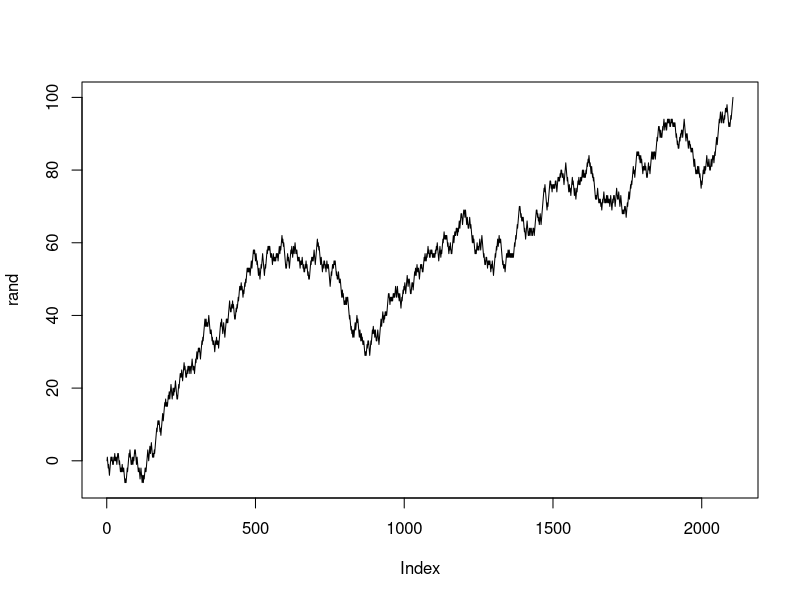
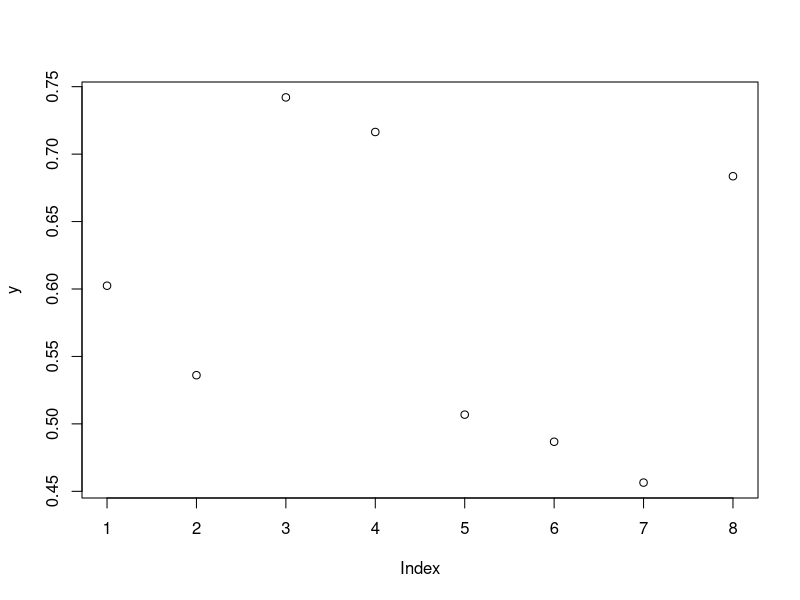
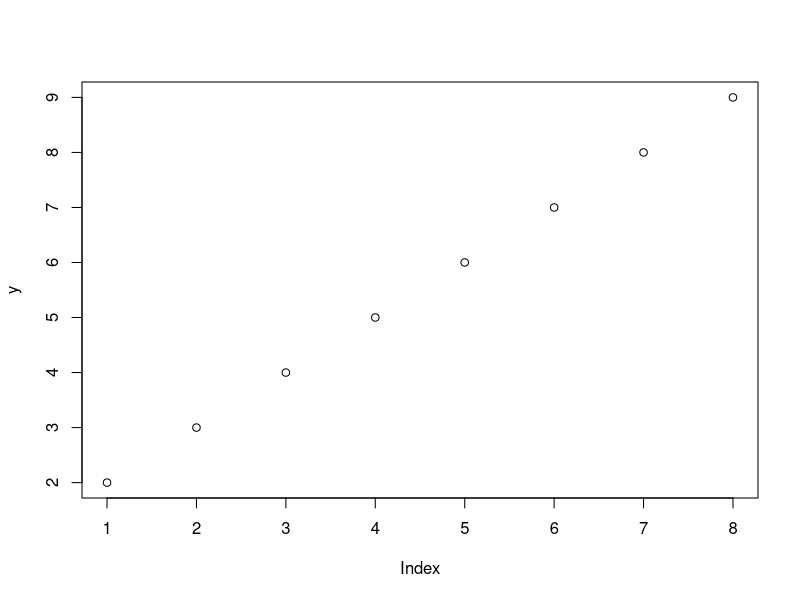

The R script that drew these images, in order: (Note: this script raises an error after producing the figures.)
#1.c
#The function takes a list as argument and outputs all the character vectors

char_in_list <- function(list) 
{
  if(length(list) == 0)
    stop("err 1: List is empty.")
  
  #Output the indices of elements in the list that are characters, then print it  
  
  printID = which(lapply(list, is.character) %in% TRUE )
  print(list[printID])
  
  
  if(length(printID) == 0)
    stop("err 2: There are no charaters in the list.")
}


b1 <- list(c("aa", "bb"), "a", "b", 1)

b <- list(c("this", "is", "a", "list", "item"), 3:5, 
          "a b c d", 1023, c("Get", "rid", "of", "those", "numbers"))

# 
char_in_list(b)
# 
a <- c( T, F, F, T)
which(a)
# 
# formals(print_char_in_list)
# 
# body(print_char_in_list)
# 
# 
# environment(print_char_in_list)


b[[3]]


is.character(b1)
length(b)


val <- 65:96 # whatever values you want the equivalent characters for
mode(val) <- "raw" # set mode to raw
# alternatively, val <- as.raw(65:96)
a   <- sapply(val, rawToChar)
res <- do.call(paste, expand.grid(a, a))




#CHANGE OROBLEM 1.C SUPPLEMENTAL
#such that is.character function also runs through a list of list for chracters
#chapter 12 for graphics help 

#1.d


# (d) Write a function with an argument k which simulates a symmetric random walk on the integers, stopping when the walk reaches k (or −k ). A random walk on the integers is a sequence
# $X_1,X_2,X_3$,... with $X_0=0$ and $X_i=X_{i+1}+D_i$ wherethe $D_i$ are independentwith $P(D_i=+1)=P(D_i=−1)=1/2$.

# set.seed(17)

f1d <- function(k){
  
  # check to make sure input is an integer.
  if(as.integer(k) != k)stop('f1d() requires an integer value to start.')
  
  i = 1
  x = 0
  while(abs(x[i])!=k){
    x[i+1] = x[i] + sample(c(-1,1))
    i = i+1
  }
  return(x)
}

#(example)

rand <- f1d(100)
plot(rand,type="l")




## 2 Moving Average
# a.

ma3 <- function(x)
{
  n <- length(x)
  y <- ((x[-c(n-1,n)] + x[-c(1,n)] + x[-c(1,2)])/3)
  plot(y)
  return(y)
}
test = runif(10)
ma3(test)
test = 1:10
ma3(test)

#### (b) Write a function which takes two arguments, x and k, and calculates the moving average of x of length k. 
makb = function(x,k)
{
  n = length(x)
  if (k > n) {return("cant generate moving average")}
  m = outer(1:k,0:(n-k),"+")
  x = matrix(x[m], nrow = k, ncol = (n - k + 1))
  return(as.vector(colMeans(x)))
}
makb(test,k = 6)


#### (c) How does your function behave if k is larger than (or equal to) the length of x?

mak(test, 10)#return the mean of the series
mak(test, 11)#return message



#### (d) You can (and should) return an error in this case. Use the stop() function. Are there other choices?

#
makd = function(x,k)
{
  n = length(x)
  if (k > n) stop("cant generate moving average")
  m = outer(1:k,0:(n-k),"+")
  x = matrix(x[m], nrow = k, ncol = (n - k + 1))
  return(as.vector(colMeans(x)))
}
mak(test, 11)


#### (e) How does your function behave if k = 1? What should it do? Fix it if necessary.

#should return the series itself
mak(test, 1)



## 5. Poisson process
### A Poisson process of rate lambda is a 
#random vector of times (T1,T2 ,T3 ,...) 
# where the interarrival times T1 ,T2−T1 ,T3−T2 ,... are 
# independent exponential random variables with paramerter lambda . 
# Note that this implies Ti+1>Ti .

#### a) Write a function with arguments lambda and M which generates a 
# Poisson process up until the time reaches M . 
# Using the rexp() family in R will be helpful.



#### b) Generate 10,000 of these series with lambda=5 and M=1 . 
# Record the lengths of each of the 10,000 vectors returned. 
#  Plot the vector lengths as a histogram. 
# Calculate their mean and variance. 
# How do you think the lengths are distributed? Explain.


## Because lambda = 5, and the mean&variance of Exponential are lambda. 
## So in this case(M = 1) the result can be expected.



